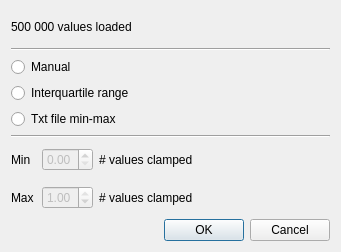
<?xml version="1.0" encoding="UTF-8"?>
<ui version="4.0">
 <class>Dialog</class>
 <widget class="QDialog" name="Dialog">
  <property name="geometry">
   <rect>
    <x>0</x>
    <y>0</y>
    <width>341</width>
    <height>252</height>
   </rect>
  </property>
  <property name="windowTitle">
   <string>Imeka</string>
  </property>
  <layout class="QVBoxLayout" name="verticalLayout">
   <item>
    <widget class="QLabel" name="lblNbLoaded">
     <property name="text">
      <string>500 000 values loaded</string>
     </property>
    </widget>
   </item>
   <item>
    <widget class="Line" name="line">
     <property name="orientation">
      <enum>Qt::Horizontal</enum>
     </property>
    </widget>
   </item>
   <item>
    <widget class="QRadioButton" name="rbManual">
     <property name="text">
      <string>Manual</string>
     </property>
     <property name="checked">
      <bool>false</bool>
     </property>
    </widget>
   </item>
   <item>
    <widget class="QRadioButton" name="rbIQR">
     <property name="text">
      <string>Interquartile range</string>
     </property>
    </widget>
   </item>
   <item>
    <widget class="QRadioButton" name="rbRaw">
     <property name="text">
      <string>Txt file min-max</string>
     </property>
    </widget>
   </item>
   <item>
    <widget class="Line" name="line_2">
     <property name="orientation">
      <enum>Qt::Horizontal</enum>
     </property>
    </widget>
   </item>
   <item>
    <layout class="QHBoxLayout" name="horizontalLayout">
     <item>
      <widget class="QLabel" name="label_2">
       <property name="sizePolicy">
        <sizepolicy hsizetype="Fixed" vsizetype="Preferred">
         <horstretch>0</horstretch>
         <verstretch>0</verstretch>
        </sizepolicy>
       </property>
       <property name="minimumSize">
        <size>
         <width>25</width>
         <height>0</height>
        </size>
       </property>
       <property name="text">
        <string>Min</string>
       </property>
      </widget>
     </item>
     <item>
      <widget class="QDoubleSpinBox" name="dsbMin">
       <property name="enabled">
        <bool>false</bool>
       </property>
       <property name="sizePolicy">
        <sizepolicy hsizetype="Fixed" vsizetype="Fixed">
         <horstretch>0</horstretch>
         <verstretch>0</verstretch>
        </sizepolicy>
       </property>
       <property name="maximum">
        <double>1.000000000000000</double>
       </property>
       <property name="singleStep">
        <double>0.010000000000000</double>
       </property>
       <property name="value">
        <double>0.000000000000000</double>
       </property>
      </widget>
     </item>
     <item>
      <widget class="QLabel" name="lblLowClamp">
       <property name="text">
        <string># values clamped</string>
       </property>
      </widget>
     </item>
    </layout>
   </item>
   <item>
    <layout class="QHBoxLayout" name="horizontalLayout_2">
     <item>
      <widget class="QLabel" name="label_4">
       <property name="sizePolicy">
        <sizepolicy hsizetype="Fixed" vsizetype="Preferred">
         <horstretch>0</horstretch>
         <verstretch>0</verstretch>
        </sizepolicy>
       </property>
       <property name="minimumSize">
        <size>
         <width>25</width>
         <height>0</height>
        </size>
       </property>
       <property name="text">
        <string>Max</string>
       </property>
      </widget>
     </item>
     <item>
      <widget class="QDoubleSpinBox" name="dsbMax">
       <property name="enabled">
        <bool>false</bool>
       </property>
       <property name="sizePolicy">
        <sizepolicy hsizetype="Fixed" vsizetype="Fixed">
         <horstretch>0</horstretch>
         <verstretch>0</verstretch>
        </sizepolicy>
       </property>
       <property name="maximum">
        <double>1.000000000000000</double>
       </property>
       <property name="singleStep">
        <double>0.010000000000000</double>
       </property>
       <property name="value">
        <double>1.000000000000000</double>
       </property>
      </widget>
     </item>
     <item>
      <widget class="QLabel" name="lblHighClamp">
       <property name="text">
        <string># values clamped</string>
       </property>
      </widget>
     </item>
    </layout>
   </item>
   <item>
    <widget class="QDialogButtonBox" name="buttonBox">
     <property name="orientation">
      <enum>Qt::Horizontal</enum>
     </property>
     <property name="standardButtons">
      <set>QDialogButtonBox::Cancel|QDialogButtonBox::Ok</set>
     </property>
    </widget>
   </item>
  </layout>
 </widget>
 <resources>
  <include location="../../../../resources/MIBrain.qrc"/>
 </resources>
 <connections>
  <connection>
   <sender>buttonBox</sender>
   <signal>accepted()</signal>
   <receiver>Dialog</receiver>
   <slot>accept()</slot>
   <hints>
    <hint type="sourcelabel">
     <x>248</x>
     <y>254</y>
    </hint>
    <hint type="destinationlabel">
     <x>157</x>
     <y>274</y>
    </hint>
   </hints>
  </connection>
  <connection>
   <sender>buttonBox</sender>
   <signal>rejected()</signal>
   <receiver>Dialog</receiver>
   <slot>reject()</slot>
   <hints>
    <hint type="sourcelabel">
     <x>316</x>
     <y>260</y>
    </hint>
    <hint type="destinationlabel">
     <x>286</x>
     <y>274</y>
    </hint>
   </hints>
  </connection>
 </connections>
</ui>
